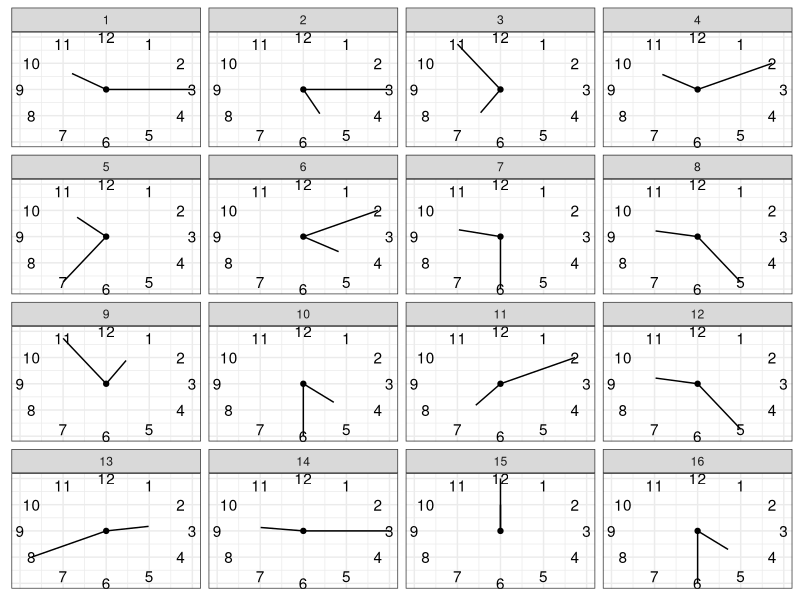
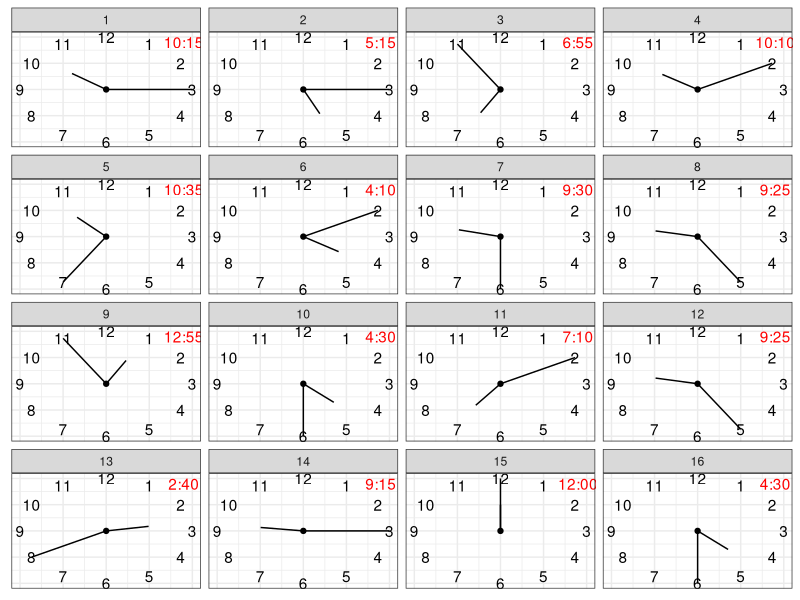

These figures' R source, in order:
#!/usr/bin/env Rscript

## Create clock problems for kids
## Author: John Horton
## Date: 9/25/2020
## License: Have at it - no rights reserved.

suppressPackageStartupMessages({
    library(magrittr)
    library(dplyr)
    library(ggplot2)
})

N <- 16
hours <- sample(1:12, N, TRUE)
minutes <- sample(seq(0, 55, 5), N, TRUE)

AngleHour <- function(H, M) -2*pi * (H-3 + M/60)/12
AngleMin <- function(M)  -2*pi *  (M-15)/60

h.a <- mapply(AngleHour, hours, minutes)
m.a <- sapply(minutes, AngleMin)
x.h <- (1/2)*cos(h.a)
y.h <- (1/2)*sin(h.a)
x.m <- cos(m.a)
y.m <- sin(m.a)

df <- data.frame(hours,
                 minutes,
                 x.h,
                 y.h,
                 x.m,
                 y.m,
                 index = 1:N) %>%
    mutate(correct.answer = paste0(hours,":",
                                   ifelse(minutes < 10,
                                          paste0("0",minutes),
                                          minutes)))

## Add labels for hours
df.positions <- data.frame(
    number = 1:12,
    angle = sapply(1:12, function(h) AngleHour(h, 0))) %>%
    mutate(
        x = cos(angle),
        y = sin(angle)
    )

g.base <- ggplot(data = df) +
    geom_segment(aes(x = x.h, xend = 0, y = y.h, yend = 0)) +
    geom_segment(aes(x = x.m, xend = 0, y = y.m, yend = 0)) +
    geom_text(data = df.positions, aes(x = x, y = y, label = number)) +
    theme_bw() +
    facet_wrap(~index, ncol = 4) + 
    geom_point(x = 0, y = 0) +
    theme(axis.title.x=element_blank(),
          axis.text.x=element_blank(),
          axis.ticks.x=element_blank(),
          axis.title.y=element_blank(),
          axis.text.y=element_blank(),
          axis.ticks.y=element_blank()
          )

pdf("test.pdf", width = 10, height = 10)
g.base
dev.off()

pdf("answer_key.pdf", width = 10, height = 10)
g.base +
    geom_text(data = df,
              aes(x = 0.9, y = 0.9, label = correct.answer),
              colour = "red")
dev.off()

